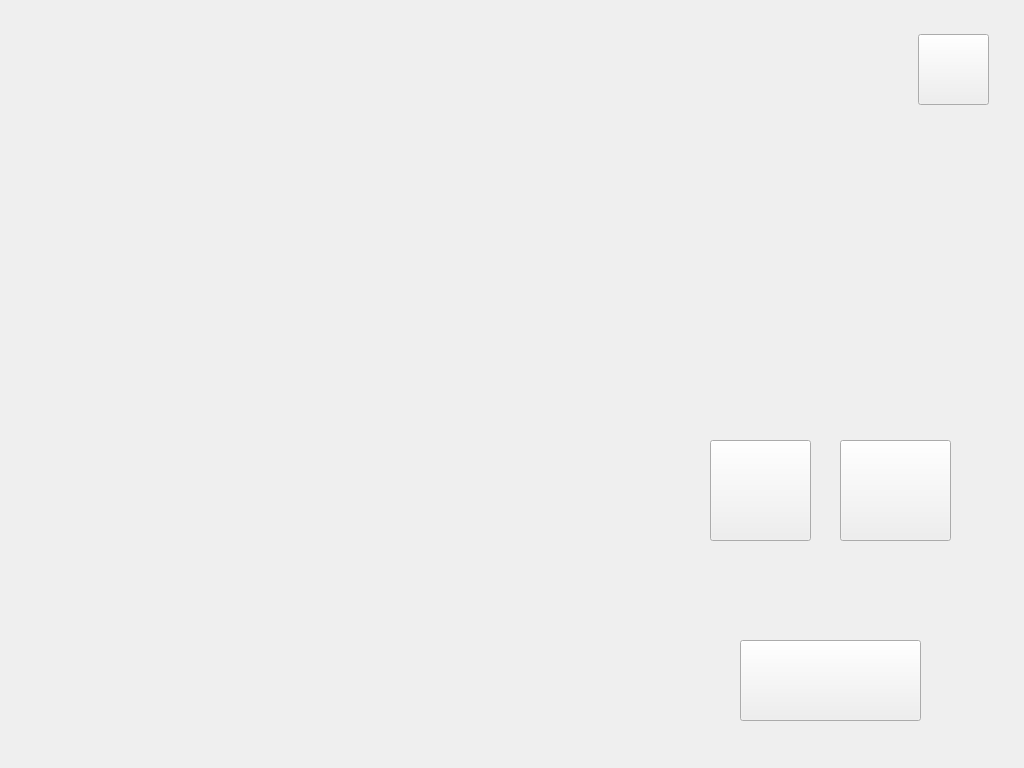
<?xml version="1.0" encoding="UTF-8"?>
<ui version="4.0">
 <class>IntervalScreen</class>
 <widget class="QWidget" name="IntervalScreen">
  <property name="geometry">
   <rect>
    <x>0</x>
    <y>0</y>
    <width>1024</width>
    <height>768</height>
   </rect>
  </property>
  <property name="windowTitle">
   <string>Form</string>
  </property>
  <property name="styleSheet">
   <string notr="true">QWidget[objectName|=&quot;invisibleButton&quot;]{border: none; }</string>
  </property>
  <widget class="QLabel" name="backgroundLabel">
   <property name="geometry">
    <rect>
     <x>0</x>
     <y>0</y>
     <width>1024</width>
     <height>768</height>
    </rect>
   </property>
   <property name="styleSheet">
    <string notr="true"/>
   </property>
   <property name="text">
    <string/>
   </property>
   <property name="pixmap">
    <pixmap resource="images.qrc">:/images/images/Interval---(Hills).png</pixmap>
   </property>
  </widget>
  <widget class="QPushButton" name="invisibleButton_hills">
   <property name="geometry">
    <rect>
     <x>710</x>
     <y>440</y>
     <width>101</width>
     <height>101</height>
    </rect>
   </property>
   <property name="text">
    <string/>
   </property>
  </widget>
  <widget class="QPushButton" name="invisibleButton_4">
   <property name="geometry">
    <rect>
     <x>840</x>
     <y>440</y>
     <width>111</width>
     <height>101</height>
    </rect>
   </property>
   <property name="text">
    <string/>
   </property>
  </widget>
  <widget class="QPushButton" name="invisibleButton_hills_2">
   <property name="geometry">
    <rect>
     <x>918</x>
     <y>34</y>
     <width>71</width>
     <height>71</height>
    </rect>
   </property>
   <property name="text">
    <string/>
   </property>
  </widget>
  <widget class="QPushButton" name="invisibleButton_hills_3">
   <property name="geometry">
    <rect>
     <x>740</x>
     <y>640</y>
     <width>181</width>
     <height>81</height>
    </rect>
   </property>
   <property name="text">
    <string/>
   </property>
  </widget>
 </widget>
 <resources>
  <include location="images.qrc"/>
 </resources>
 <connections/>
</ui>
